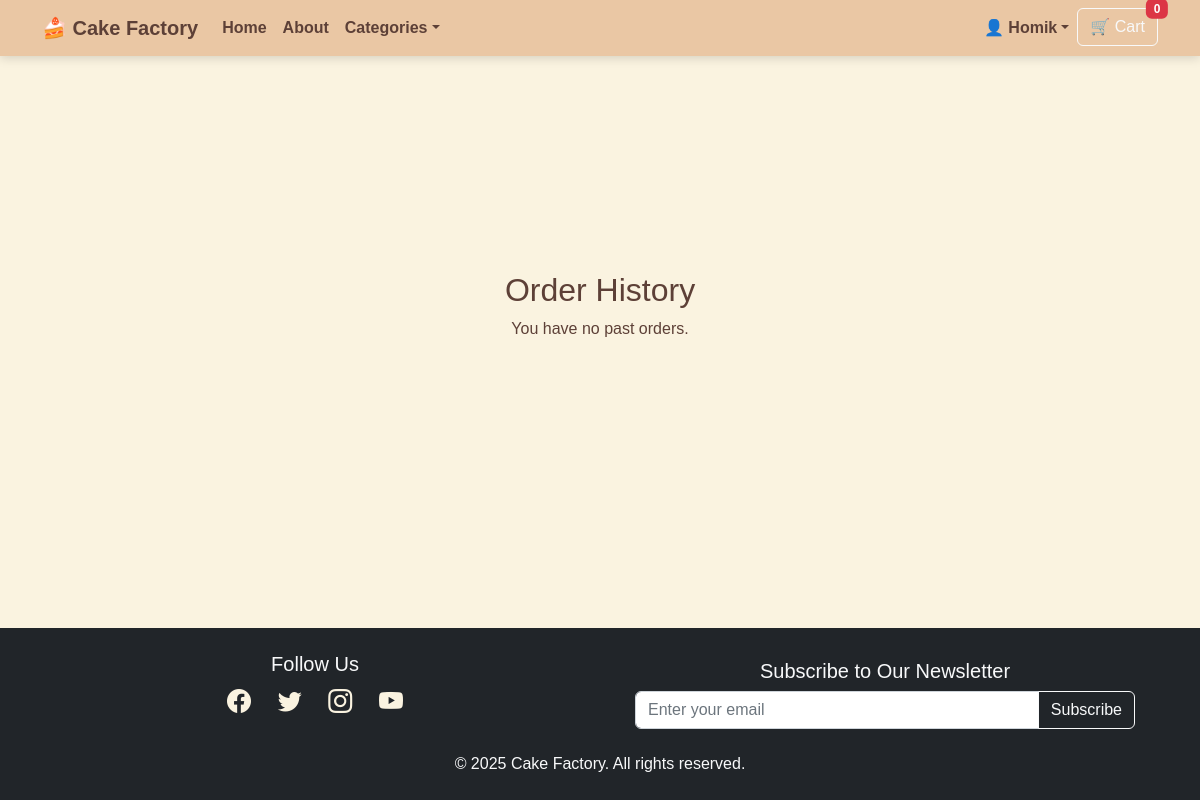
The app's page /orders/orders/ (signed in), older data.
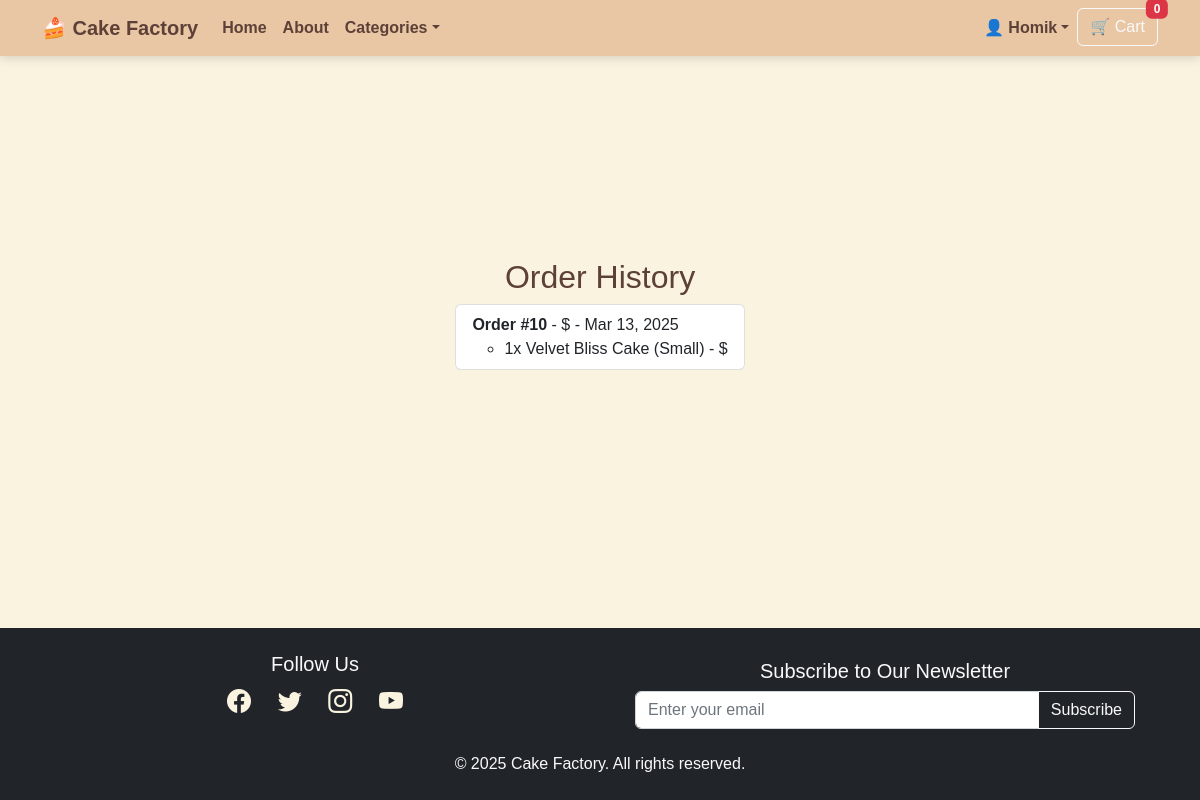
The same page, newer data.
### users/models.py (models this page shows, shortened)
class CustomUser(AbstractUser):
    stripe_customer_id = models.CharField(max_length=50, blank=True, null=True, unique=True)
    shipping_full_name = models.CharField(max_length=100, blank=True, null=True)
    shipping_phone = models.CharField(max_length=20, blank=True, null=True)
    shipping_street_address1 = models.CharField(max_length=255, blank=True, null=True)
    shipping_street_address2 = models.CharField(max_length=255, blank=True, null=True)
    shipping_city = models.CharField(max_length=100, blank=True, null=True)
    shipping_postcode = models.CharField(max_length=20, blank=True, null=True)
    shipping_country = CountryField(blank_label="Select country", blank=True, null=True)
    billing_full_name = models.CharField(max_length=100, blank=True, null=True)
    billing_phone = models.CharField(max_length=20, blank=True, null=True)
    billing_street_address1 = models.CharField(max_length=255, blank=True, null=True)
    billing_street_address2 = models.CharField(max_length=255, blank=True, null=True)
    billing_city = models.CharField(max_length=100, blank=True, null=True)
    billing_postcode = models.CharField(max_length=20, blank=True, null=True)
    billing_country = CountryField(blank_label="Select country", blank=True, null=True)

### orders/models.py (models this page shows, shortened)
class Order(models.Model):
    ORDER_STATUS = [
        ("pending", "Pending"),
        ("paid", "Paid"),
        ("shipped", "Shipped"),
        ("delivered", "Delivered"),
        ("cancelled", "Cancelled"),
    ]
    user = models.ForeignKey(
        settings.AUTH_USER_MODEL,
        on_delete=models.SET_NULL,
        null=True,
        blank=True,
        related_name="orders"
    )
    order_number = models.CharField(max_length=32, null=False, editable=False, unique=True)
    full_name = models.CharField(max_length=50)
    email = models.EmailField(max_length=254)
    phone_number = models.CharField(max_length=20)
    country = models.CharField(max_length=40)
    postcode = models.CharField(max_length=20, null=True, blank=True)
    town_or_city = models.CharField(max_length=40)
    street_address1 = models.CharField(max_length=80)
    street_address2 = models.CharField(max_length=80, null=True, blank=True)
    county = models.CharField(max_length=80, null=True, blank=True)
    billing_full_name = models.CharField(max_length=50, blank=True, null=True)
    billing_phone_number = models.CharField(max_length=20, blank=True, null=True)
    billing_country = models.CharField(max_length=40, blank=True, null=True)
    billing_postcode = models.CharField(max_length=20, blank=True, null=True)
    billing_town_or_city = models.CharField(max_length=40, blank=True, null=True)
    billing_street_address1 = models.CharField(max_length=80, blank=True, null=True)
    billing_street_address2 = models.CharField(max_length=80, blank=True, null=True)
    billing_county = models.CharField(max_length=80, blank=True, null=True)
    delivery_date = models.DateField(null=True, blank=True)
    delivery_time = models.TimeField(null=True, blank=True)
    date = models.DateTimeField(auto_now_add=True)
    created_at = models.DateTimeField(auto_now_add=True)
    updated_at = models.DateTimeField(auto_now=True)
    status = models.CharField(
        max_length=20,
        choices=ORDER_STATUS,
        default="pending"
    )
    delivery_cost = models.DecimalField(max_digits=6, decimal_places=2, default=0)
    order_total = models.DecimalField(max_digits=10, decimal_places=2, default=0)
    grand_total = models.DecimalField(max_digits=10, decimal_places=2, default=0)

class OrderItem(models.Model):
    order = models.ForeignKey(Order, on_delete=models.CASCADE, related_name="items")
    product = models.ForeignKey(Product, on_delete=models.CASCADE)
    size = models.ForeignKey(Size, on_delete=models.SET_NULL, null=True, blank=True)
    quantity = models.PositiveIntegerField(default=1)
    price_each = models.DecimalField(max_digits=10, decimal_places=2)

### products/models.py (models this page shows, shortened)
class Product(models.Model):
    name = models.CharField(max_length=255, unique=True)
    slug = models.SlugField(unique=True, blank=True)
    description = models.TextField(blank=True)
    price = models.DecimalField(max_digits=10, decimal_places=2)
    category = models.ForeignKey(
        Category, on_delete=models.SET_NULL,
        null=True, blank=True, related_name="products"
    )
    flavor = models.ForeignKey(
        Flavor, on_delete=models.SET_NULL,
        null=True, blank=True, related_name="products"
    )
    sizes = models.ManyToManyField(
        Size, blank=True, related_name="products"
    )
    image = models.ImageField(upload_to="product_images/", blank=True, null=True)
    allergen_info = models.TextField(blank=True, help_text="E.g., Contains nuts, gluten-free")
    available = models.BooleanField(default=True) # If needed deactivate.
    created_at = models.DateTimeField(auto_now_add=True)

class Size(models.Model):
    name = models.CharField(max_length=100, unique=True)
    slug = models.SlugField(unique=True, blank=True)
    def __str__(self):
        return self.name

### orders/views.py (the view)
# urls.py: path("orders/", views.order_history, name="order_history"),
@login_required
def order_history(request):
    orders = Order.objects.filter(user=request.user).order_by("-created_at")
    return render(request, "orders/order_history.html", {"orders": orders})

### orders/context_processors.py (called while the page is built)
def cart_context(request):
    cart_items = 0
    cart_total_price = 0.0
    if request.user.is_authenticated:
        cart_items_qs = CartItem.objects.filter(user=request.user)
        cart_items = sum(item.quantity for item in cart_items_qs)
        cart_total_price = sum(item.line_total for item in cart_items_qs)
    else:
        session_cart = request.session.get("cart", {})
        cart_items = sum(item["quantity"] for item in session_cart.values())
        cart_total_price = sum(float(item["price"]) * int(item["quantity"]) for item in session_cart.values())
    return {"cart_items": cart_items, "cart_total_price": cart_total_price}

### products/context_processors.py (called while the page is built)
def categories_context(request):
    return {
        'categories': Category.objects.all()
    }

### orders/templates/orders/order_history.html (shortened to what this page needs)
{% extends "base.html" %}
{% block content %}
<h2>Order History</h2>
{% if orders %}
    <ul class="list-group">
        {% for order in orders %}
        <li class="list-group-item">
            <strong>Order #{{ order.id }}</strong> - ${{ order.total_price|floatformat:2 }} - {{ order.created_at|date:"M d, Y" }}
            <ul>
                {% for item in order.items.all %}
                <li>{{ item.quantity }}x {{ item.product.name }} ({{ item.size|default:"-" }}) - ${{ item.price }}</li>
                {% endfor %}
            </ul>
        </li>
        {% endfor %}
    </ul>
{% else %}
    <p>You have no past orders.</p>
{% endif %}
{% endblock %}

### templates/base.html (shortened to what this page needs)
{% load static %}
<!DOCTYPE html>
<html lang="en">
<head>
    <link href="https://cdn.jsdelivr.net/npm/bootstrap-icons/font/bootstrap-icons.css" rel="stylesheet">
    <link href="https://cdn.jsdelivr.net/npm/bootstrap@5.2.3/dist/css/bootstrap.min.css" rel="stylesheet">
    <link href="{% static 'css/styles.css' %}" rel="stylesheet">
</head>
<body>
    <nav class="navbar navbar-expand-lg navbar-dark fixed-top glass-navbar">
        <div class="container">
            <a class="navbar-brand fw-bold" href="{% url 'home' %}">🍰 Cake Factory</a>
            <div class="collapse navbar-collapse" id="navbarContent">
                <ul class="navbar-nav me-auto">
                    <li class="nav-item"><a class="nav-link" href="{% url 'home' %}">Home</a></li>
                    <li class="nav-item"><a class="nav-link" href="#">About</a></li>
                    <li class="nav-item dropdown">
                        <a class="nav-link dropdown-toggle" href="#" id="categoriesDropdown" role="button"
                            data-bs-toggle="dropdown">Categories</a>
                    </li>
                </ul>
                <ul class="navbar-nav ms-auto">
                    <li class="nav-item dropdown">
                        <a class="nav-link dropdown-toggle" href="#" id="accountDropdown" role="button"
                            data-bs-toggle="dropdown">{% if user.is_authenticated %}👤 {{ user.username }}{% else %}My
                            Account{% endif %}</a>
                    </li>
                    <li class="nav-item">
                        <a class="btn btn-outline-light position-relative" href="{% url 'cart_view' %}">
                            🛒 Cart
                            <span class="position-absolute top-0 start-100 translate-middle badge bg-danger">
                                {{ cart_items|default:0 }}
                            </span>
                        </a>
                    </li>
                </ul>
            </div>
        </div>
    </nav>
    <main class="container py-5">
        {% block content %}{% endblock %}
    </main>
    <footer class="footer bg-dark text-light py-4">
        <div class="container text-center">
            <div class="row align-items-center">
                <div class="col-md-6 mb-3">
                    <h5>Follow Us</h5>
                    <div class="social-icons">
                        <a href="https://www.facebook.com/profile.php?id=61573954506260" target="_blank"><i
                                class="bi bi-facebook"></i></a>
                        <a href="https://twitter.com/yourpage" target="_blank"><i class="bi bi-twitter"></i></a>
                        <a href="https://www.instagram.com/yourpage" target="_blank"><i class="bi bi-instagram"></i></a>
                        <a href="https://www.youtube.com/yourchannel" target="_blank"><i class="bi bi-youtube"></i></a>
                    </div>
                </div>
                <div class="col-md-6">
                    <h5>Subscribe to Our Newsletter</h5>
                    <form id="newsletter-form" method="POST" action="{% url 'newsletter_signup' %}" class="newsletter">
                        <div class="input-group">
                            <input type="email" name="email" class="form-control" placeholder="Enter your email"
                                required>
                            <button class="btn btn-outline-light" type="submit">Subscribe</button>
                        </div>
                    </form>
                </div>
            </div>
            <p class="mt-3 mb-0">&copy; 2025 Cake Factory. All rights reserved.</p>
        </div>
    </footer>
</body>
</html>

### static/css/styles.css (style rules this page uses)
html, body { height: 100%; display: flex; flex-direction: column; }
body { background-color: #FAF3E0; font-family: 'Poppins', sans-serif; color: #5D4037; }
.navbar { background-color: rgba(232, 195, 158, 0.9); box-shadow: 0px 2px 10px rgba(0, 0, 0, 0.15); backdrop-filter: blur(10px); }
.navbar-brand, .navbar-nav .nav-link { color: #5D4037 !important; font-weight: bold; }
main { flex: 1; display: flex; flex-direction: column; align-items: center; justify-content: center; padding: 120px 20px 40px; width: 100%; max-width: 1200px; margin: 0 auto; }
.py-5 { padding-top: 0 !important; padding-bottom: 0 !important; }
.footer { background-color: #5D4037; color: #FAF3E0; padding: 20px 0; text-align: center; flex-shrink: 0; }
.footer .social-icons { font-size: 1.5rem; }
.footer .social-icons a { color: #FAF3E0; margin: 0 10px; transition: 0.3s; }
.footer .newsletter { max-width: 500px; margin: auto; }

Row changes from the older to the newer data that the page shows:
added Order: id "10", created_at "Mar 13, 2025"
added OrderItem: quantity "1", product.name "Velvet Bliss Cake", size "Small"
Text that changed along with them:
text no longer shown: "You have no past orders."
